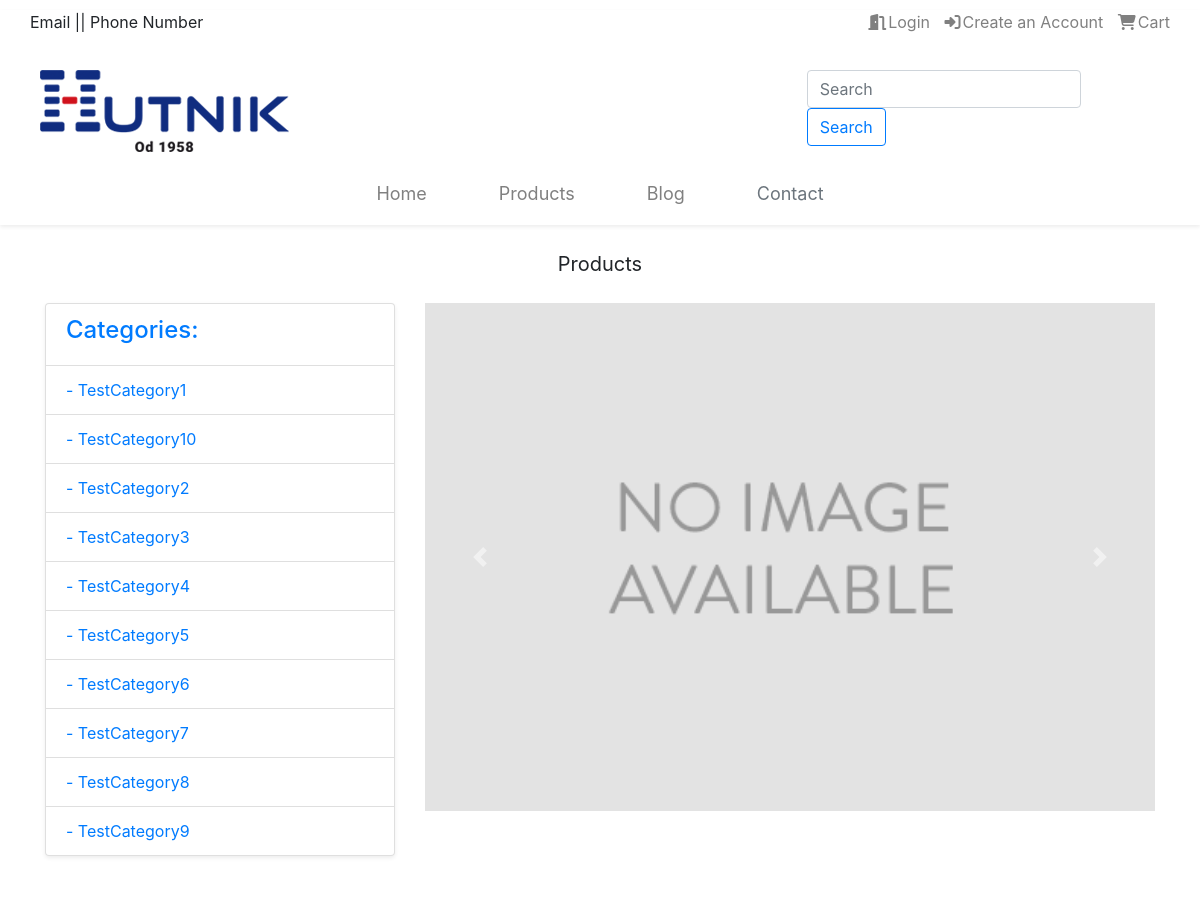
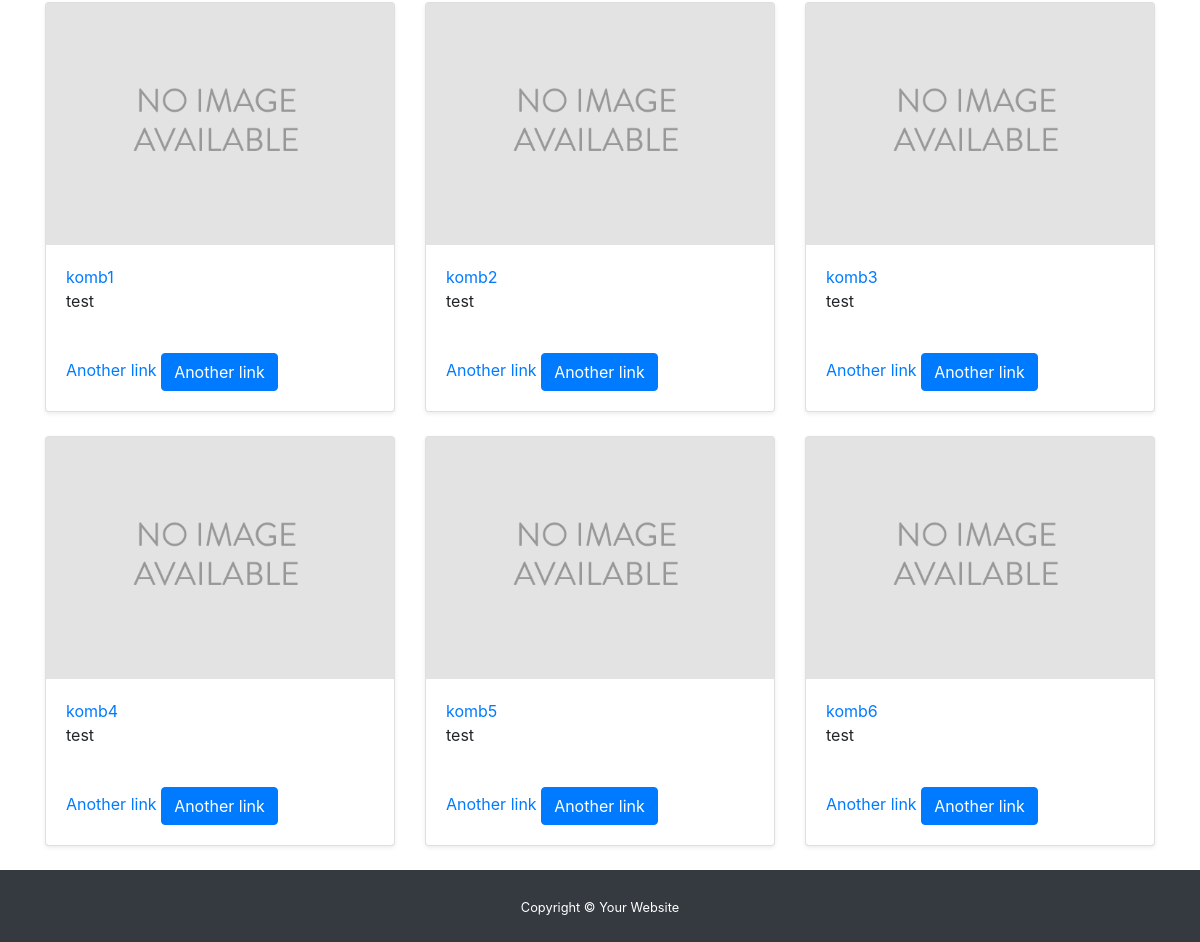
The page / on the database its author committed (2 pictures, top to bottom).
### shop/models.py (models this page shows, shortened)
class Category(models.Model):
    name = models.CharField(max_length=200,
                            db_index=True)
    slug = models.SlugField(max_length=200,
                            db_index=True,
                            unique=True)
    class Meta:
        ordering = ('name', )
        verbose_name = 'category'
        verbose_name_plural = 'categories'
    def get_absolute_url(self):
        return reverse('shop:product_list_by_category',
                       args=[self.slug])

class Product(models.Model):
    category = models.ForeignKey(Category,
                                 related_name='products',
                                 on_delete=models.CASCADE)
    name = models.CharField(max_length=200, db_index=True)
    slug = models.SlugField(max_length=200, db_index=True)
    image = fields.ImageField(upload_to='products/%Y/%m/%d', blank=True, dependencies=[
        FileDependency(processor=ImageProcessor(
            format='JPEG', scale={'max_width': 300, 'max_height': 300}))
    ])
    price = models.DecimalField(max_digits=10, decimal_places=2)
    description = models.TextField(blank=True)
    available = models.BooleanField(default=True)
    created = models.DateTimeField(auto_now_add=True)
    updated = models.DateTimeField(auto_now=True)
    class Meta:
        ordering = ('name', )
        index_together = (('id', 'slug'),)
    def get_absolute_url(self):
        return reverse('shop:product_detail',
                       args=[self.id, self.slug])

### shop/views.py (the view)
# urls.py: path('', views.product_list, name='product_list'),
def product_list(request, category_slug=None):
    category = None
    categories = Category.objects.all()
    products = Product.objects.filter(available=True)
    if category_slug:
        category = get_object_or_404(Category, slug=category_slug)
        products = products.filter(category=category)
    return render(request,
                  'shop/product/list.html',
                  {'category': category,
                   'categories': categories,
                   'products': products})

### cart/context_processor.py (called while the page is built)
def cart(request):
    return {'cart': Cart(request)}

### shop/templates/shop/product/list.html (shortened to what this page needs)
{% extends 'shop/base.html' %}
{% load static %}
{% block content %}
<div class="container-fluid">
  <div class="row">
    <div class="col-sm mb-2 product_head">
      <p>{% if category %}{{ category.name }}{% else %}Products{% endif %}</p>
    </div>
  </div>
</div>
<div class="container">
    <div class="row">
        <div class="col-md-4">
              <ul class="list-group shadow-sm">
                <li class="list-group-item">
                  <a href="{% url 'shop:product_list' %}"{% if not category %}{% endif %}><h4>Categories:</h4></a>
                </li>
              {% for c in categories %}
                <li class="list-group-item" {% if category.slug == c.slug %}{% endif %}>
                  <a href="{{ c.get_absolute_url }}">- {{ c.name }}</a>
                </li>
              {% endfor %}
                </ul>
            </div>
        <div class="col">
            <div id="carouselExampleInterval" class="carousel slide" data-ride="carousel">
              <div class="carousel-inner">
                <div class="carousel-item active" data-interval="10000">
                  <img src="{% static 'img/no_image.png' %}" class="d-block w-100" alt="...">
                </div>
              </div>
              <a class="carousel-control-prev" href="#carouselExampleInterval" role="button" data-slide="prev">
                <span class="carousel-control-prev-icon" aria-hidden="true"></span>
              </a>
              <a class="carousel-control-next" href="#carouselExampleInterval" role="button" data-slide="next">
                <span class="carousel-control-next-icon" aria-hidden="true"></span>
              </a>
            </div>
        </div>
    </div>
        <div class="row mt-4">
        {% for product in products %}
        <div class="col-md-4 mt-4">
            <div class="card shadow-sm">
              <img src="{% if product.image %}{{ product.image.url }}{% else %}{% static 'img/no_image.png' %}{% endif %}">
              <div class="card-body">
                  <span class="card-title"><a href="{{ product.get_absolute_url }}">{{ product.name }}</a></h5>
                <p class="card-text">{{ product.description }}</p>
              </div>
              <div class="card-body">
                <a href="#" class="disabled">Another link</a>
                <a href="{% url 'cart:cart_add' product.id %}" class="btn btn-primary">Another link</a>
              </div>
                </div>
            </div>
        {% endfor %}
        </div>
    </div>
</div>
{% endblock %}

### shop/templates/shop/base.html (shortened to what this page needs)
{% load static %}
<!doctype html>
<html lang="en">
  <head>
    <link rel="stylesheet" href="https://stackpath.bootstrapcdn.com/bootstrap/4.5.0/css/bootstrap.min.css">
    <link href="{% static 'css/base.css' %}" type="text/css" rel="stylesheet">
  </head>
  <body>
  <div class="header-nav shadow-sm">
    <div class="container top-header">
      <div class="row">
        <div class="col-sm">
          <p class="contact">Email || Phone Number</p>
        </div>
        <div class="col-sm">
        </div>
        <div class="col-sm r-links">
            {% if user.is_authenticated %}
              <a href="#" class="dropdown" data-toggle="dropdown" aria-haspopup="true" aria-expanded="false">
                  Witaj, {{ user.first_name }} {{ user.last_name }}</a>
              <div class="dropdown-menu dropright">
                <a class="dropdown-item" href="{% url 'cart:cart_detail' %}"><i class="fas fa-shopping-cart mr-2"></i>Cart</a>
                <div class="dropdown-divider"></div>
                <a class="dropdown-item" href="{% url 'account:logout' %}"><i class="fas fa-sign-out-alt mr-2"></i>Logout</a>
              </div>
            {% else %}
            <a href="{% url 'account:login' %}"><i class="fas fa-door-open"></i>Login</a>
            <a href="{% url 'account:register' %}"><i class="fas fa-sign-in-alt"></i>Create an Account</a>
            <a href="{% url 'cart:cart_detail' %}"><i class="fas fa-shopping-cart"></i>Cart</a>
            {% endif %}
        </div>
      </div>
    </div>
    <div class="container header">
      <div class="row">
        <div class="col-sm-8 col-md-8 col-6">
            <div class="brand-logo">
                <img src="{% static 'img/logo.png' %}" alt="">
            </div>
        </div>
        <div class="col-sm-4">
            <form class="form-inline">
                <input class="form-control mr-sm-2" type="search" placeholder="Search" aria-label="Search">
                <button class="btn btn-outline-primary my-2 my-sm-0" type="submit">Search</button>
          </form>
        </div>
      </div>
    </div>
       <ul class="nav justify-content-center mb-4">
          <li class="nav-item">
            <a class="nav-link active" href="/">Home</a>
          </li>
          <li class="nav-item">
            <a class="nav-link" href="{% url 'shop:product_list' %}">Products</a>
          </li>
          <li class="nav-item">
            <a class="nav-link" href="#">Blog</a>
          </li>
          <li class="nav-item">
            <a class="nav-link disabled" href="#" tabindex="-1" aria-disabled="true">Contact</a>
          </li>
        </ul>
    </div>
  <div class="main-content">
    {% block content %}
    {% endblock %}
  <footer id="sticky-footer" class="py-4 bg-dark text-white mt-4">
    <div class="container text-center">
      <small>Copyright &copy; Your Website</small>
    </div>
  </footer>
  </body>
</html>

### shop/static/css/base.css (style rules this page uses)
.header-nav { z-index: 1; position: sticky; }
.top-header { margin-top: 10px; padding: 0px; }
.r-links { text-align: end; }
.r-links a { color: gray; text-decoration: none; padding: 0px 0px 0px 10px; }
.r-links i { padding-right: 2px; }
.header { padding: 10px; margin-top: 10px; }
.brand-logo img { justify-content: center; }
.nav { list-style-type: none; text-align: center; padding: 5px; }
.nav li { display: inline-block; font-size: 18px; padding: 5px 20px; }
.nav a { color: gray; }
.product_head { font-size: 20px; text-align: center; margin-bottom: 20px; }
#sticky-footer { flex-shrink: none; }

### rows shown on the page
Category: name "TestCategory1"
Category: name "TestCategory10"
Category: name "TestCategory2"
Category: name "TestCategory3"
Category: name "TestCategory4"
Category: name "TestCategory5"
Category: name "TestCategory6"
Category: name "TestCategory7"
Category: name "TestCategory8"
Category: name "TestCategory9"
Product: name "komb1", description "test"
Product: name "komb2", description "test"
Product: name "komb3", description "test"
Product: name "komb4", description "test"
Product: name "komb5", description "test"
Product: name "komb6", description "test"
